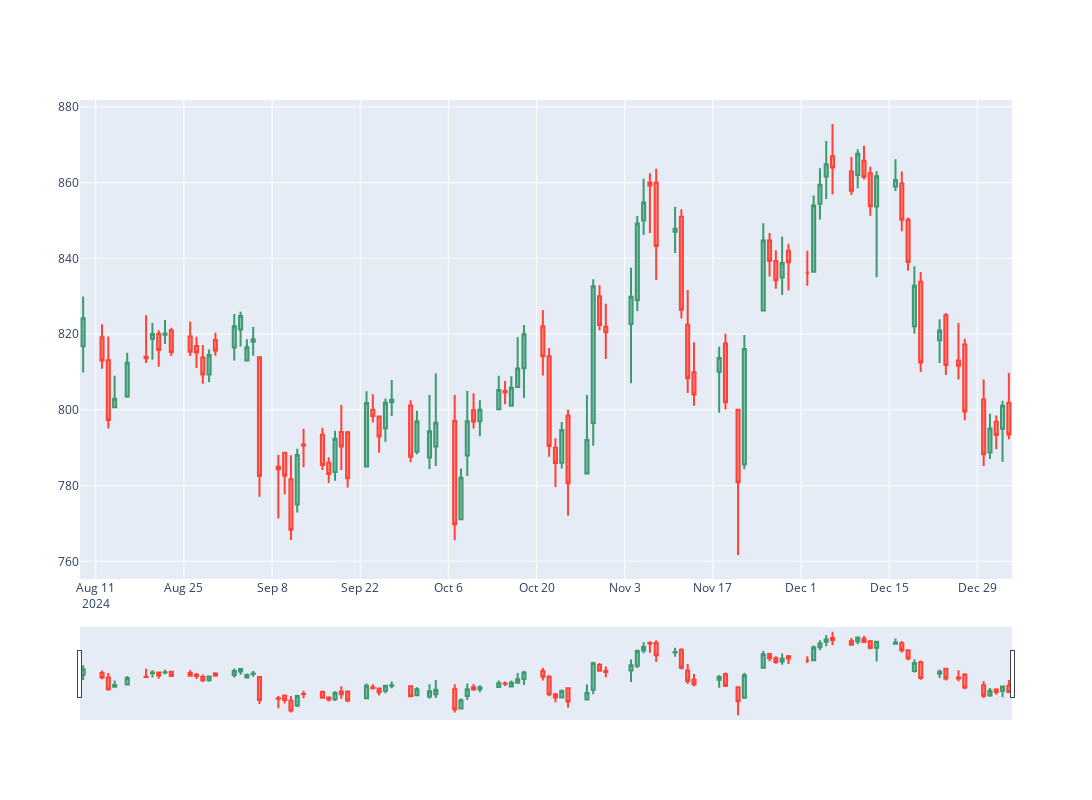

Write notebook code for a chart like this one.
### Code cell
fig = go.Figure(
    data = [
        go.Candlestick(
            x = df.index,
            open = df["1. open"],
            high = df["2. high"],
            low = df["3. low"],
            close = df["4. close"] 
        )
    ]
)

fig.update_layout(width=1200, height=800)

fig.show()
